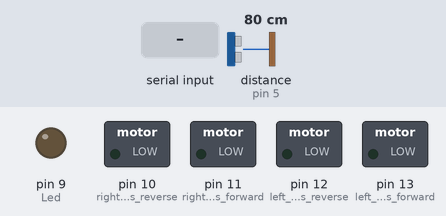
Bench run of a sketch on a simulated Arduino Uno, built with avr-gcc and run on an emulated ATmega328P. Parts: switched loads named in the sketch (green lamp = pin HIGH), output pins drawn as LEDs (lit = HIGH). Wiring (inferred from the names in the program): ultrasonic range finder: trigger pin 3; echo pin 5. The test bench sets the inputs (shaded band); at power-on: distance to the obstacle (sensor on pin 5) 80 cm. The echo pulse lasts 58.3 µs per cm; pins used as bus, display or sensor lines are not drawn; what the sketch prints to the serial monitor is not drawn.

Above: at 1.2 s.
1.3 s: "F" received over Serial
At 2.5 s:
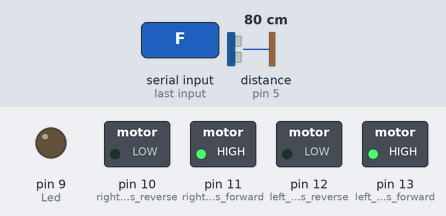
2.8 s: "B" received over Serial
At 3.9 s:
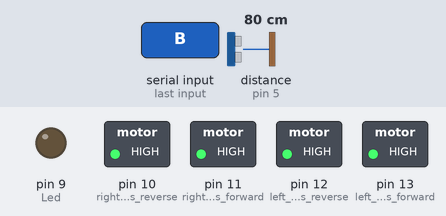
4.3 s: "W" received over Serial
At 5.1 s:
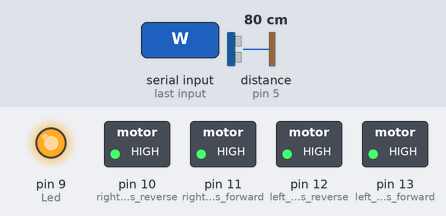
5.8 s: "S" received over Serial
At 6.3 s:
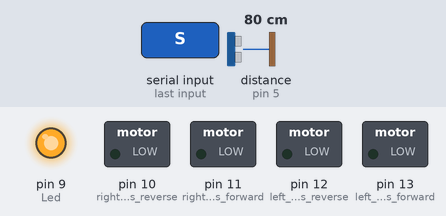
7.3 s: "L" received over Serial
At 8.5 s:
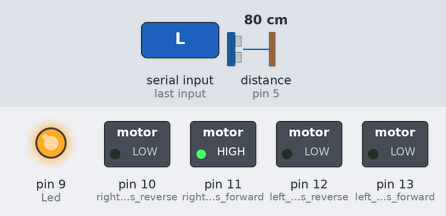
8.8 s: "R" received over Serial
At 9.8 s:
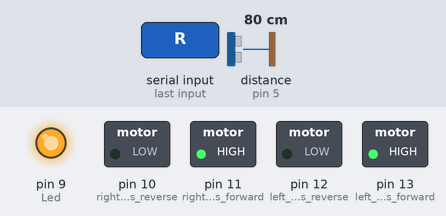
Timing chart, 0 to 11.3 s (numbered marks = the images above; inputs shaded):
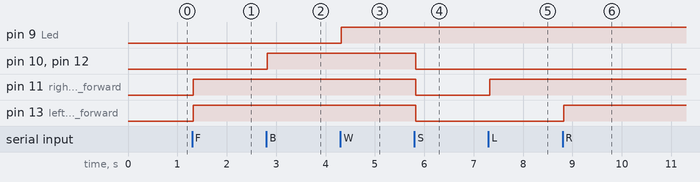

The sketch:

Car.ino
```cpp
char t;
int trigger = 3;      // trig pin of HC-SR04
int ech = 5;     // Echo pin of HC-SR04
int duration,distance;
int time;
void setup() {
pinMode(13,OUTPUT);   //left motors forward
pinMode(12,OUTPUT);   //left motors reverse
pinMode(11,OUTPUT);   //right motors forward
pinMode(10,OUTPUT);   //right motors reverse
pinMode(9,OUTPUT);   //Led
pinMode(trigger, OUTPUT);         // set trig pin as output
pinMode(ech, INPUT);          //set echo pin as input to capture reflected waves
Serial.begin(9600);

}

void loop() {
if(Serial.available()){
  t = Serial.read();
  Serial.println(t);
  }
 digitalWrite(trigger,LOW);
 delayMicroseconds(2);
 digitalWrite(trigger,HIGH);
 delayMicroseconds(10);
 digitalWrite(trigger,LOW);
 delayMicroseconds(2);
 time=pulseIn(ech,HIGH);
 distance=time*340/20000;
Serial.println("Distance = ");
Serial.println(distance);
if(distance>20){
  digitalWrite(13,LOW);
  digitalWrite(12,LOW);
  digitalWrite(11,LOW);
  digitalWrite(10,LOW);
 delay(1000);
  digitalWrite(12,HIGH);
  digitalWrite(10,HIGH);
 delay(1200);
 digitalWrite(13,LOW);
  digitalWrite(12,LOW);
  digitalWrite(11,LOW);
  digitalWrite(10,LOW);
}

 if(t == 'F'){            //move forward(all motors rotate in forward direction)
  digitalWrite(13,HIGH);
  digitalWrite(11,HIGH);
}

else if(t == 'B'){      //move reverse (all motors rotate in reverse direction)
  digitalWrite(12,HIGH);
  digitalWrite(10,HIGH);
}

else if(t == 'L'){      //turn right (left side motors rotate in forward direction, right side motors doesn't rotate)
  digitalWrite(11,HIGH);
}

else if(t == 'R'){      //turn left (right side motors rotate in forward direction, left side motors doesn't rotate)
  digitalWrite(13,HIGH);
}

else if(t == 'W'){    //turn led on or off)
  digitalWrite(9,HIGH);
}
else if(t == 'w'){
  digitalWrite(9,LOW);
}

else if(t == 'S'){      //STOP (all motors stop)
  digitalWrite(13,LOW);
  digitalWrite(12,LOW);
  digitalWrite(11,LOW);
  digitalWrite(10,LOW);
}
//delay(100);
}
```

Measured:
- after the input at 1.3 s, pin 11 (right_motors_forward), pin 13 (left_motors_forward): LOW → HIGH at once
- after the input at 2.8 s, pin 10 (right_motors_reverse), pin 12 (left_motors_reverse): LOW → HIGH at once
- after the input at 4.3 s, pin 9 (Led): LOW → HIGH at once
- after the input at 5.8 s, pin 10 (right_motors_reverse), pin 11 (right_motors_forward), pin 12 (left_motors_reverse), pin 13 (left_motors_forward): HIGH → LOW at once
- after the input at 7.3 s, pin 11 (right_motors_forward): LOW → HIGH at once
- after the input at 8.8 s, pin 13 (left_motors_forward): LOW → HIGH at once
